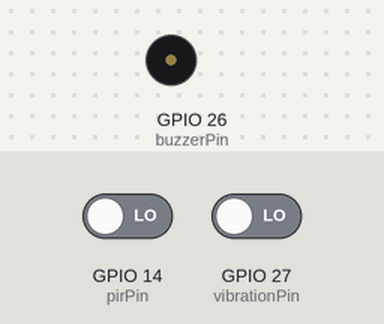
The sketch below on a simulated ESP32. On the bench: buzzer (waves = sounding, pin HIGH). The test bench sets the inputs (shaded band); at power-on: GPIO 14 (pirPin) LOW, GPIO 27 (vibrationPin) LOW. WiFi joins after 1.5 s; servers stay silent unless stated.

Above: at 3.0 s.
3.1 s: GPIO 14 (pirPin) driven HIGH
At 3.8 s:
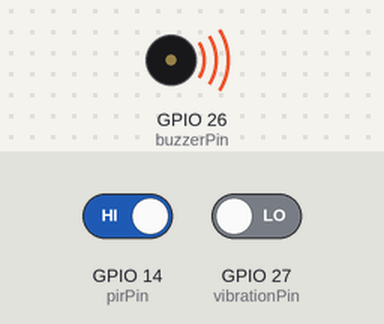
Timing chart, 0 to 6.6 s (numbered marks = the images above; inputs shaded):
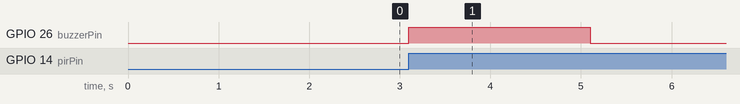

The sketch:

twolayeredsecurity.ino
```cpp
#define BLYNK_TEMPLATE_ID "YourTemplateID"
#define BLYNK_TEMPLATE_NAME "SafeSecurity"
#define BLYNK_AUTH_TOKEN "YourAuthToken"

#include <WiFi.h>
#include <BlynkSimpleEsp32.h>

char ssid[] = "YourWiFiSSID";         // Replace with your WiFi
char pass[] = "YourWiFiPassword";     // Replace with your password

const int pirPin = 14;          // PIR sensor pin (GPIO14)
const int vibrationPin = 27;    // Vibration sensor pin (GPIO27)
const int buzzerPin = 26;       // Buzzer pin (GPIO26)

bool motionDetected = false;
bool vibrationDetected = false;

unsigned long vibrationStartTime = 0;
unsigned long intrusionDuration = 0;

BlynkTimer timer;

void setup() {
  Serial.begin(115200);

  pinMode(pirPin, INPUT);
  pinMode(vibrationPin, INPUT);
  pinMode(buzzerPin, OUTPUT);

  Blynk.begin(BLYNK_AUTH_TOKEN, ssid, pass);
  timer.setInterval(1000L, updateIntrusionTime); // Call every 1s
}

void loop() {
  Blynk.run();
  timer.run();

  int pirState = digitalRead(pirPin);
  int vibState = digitalRead(vibrationPin);

  // Handle PIR motion
  if (pirState == HIGH && !motionDetected) {
    motionDetected = true;
    digitalWrite(buzzerPin, HIGH);
    delay(2000);
    digitalWrite(buzzerPin, LOW);
    Blynk.logEvent("motion_detected", "⚠️ Someone is near the safe!");
    delay(10000);  // Debounce
  } else if (pirState == LOW) {
    motionDetected = false;
  }

  // Handle Vibration
  if (vibState == HIGH && !vibrationDetected) {
    vibrationDetected = true;
    vibrationStartTime = millis();
    Blynk.logEvent("break_in", "🚨 Break-in detected!");
  }

  if (vibState == LOW && vibrationDetected) {
    vibrationDetected = false;
    intrusionDuration = 0;
    Blynk.virtualWrite(V1, intrusionDuration);  // Reset timer
  }
}

void updateIntrusionTime() {
  if (vibrationDetected) {
    intrusionDuration = (millis() - vibrationStartTime) / 1000;
    Blynk.virtualWrite(V1, intrusionDuration);
  }
}
```

Measured:
- after the input at 3.1 s, GPIO 26 (buzzerPin): LOW → HIGH at once, → LOW 2.0 s later
